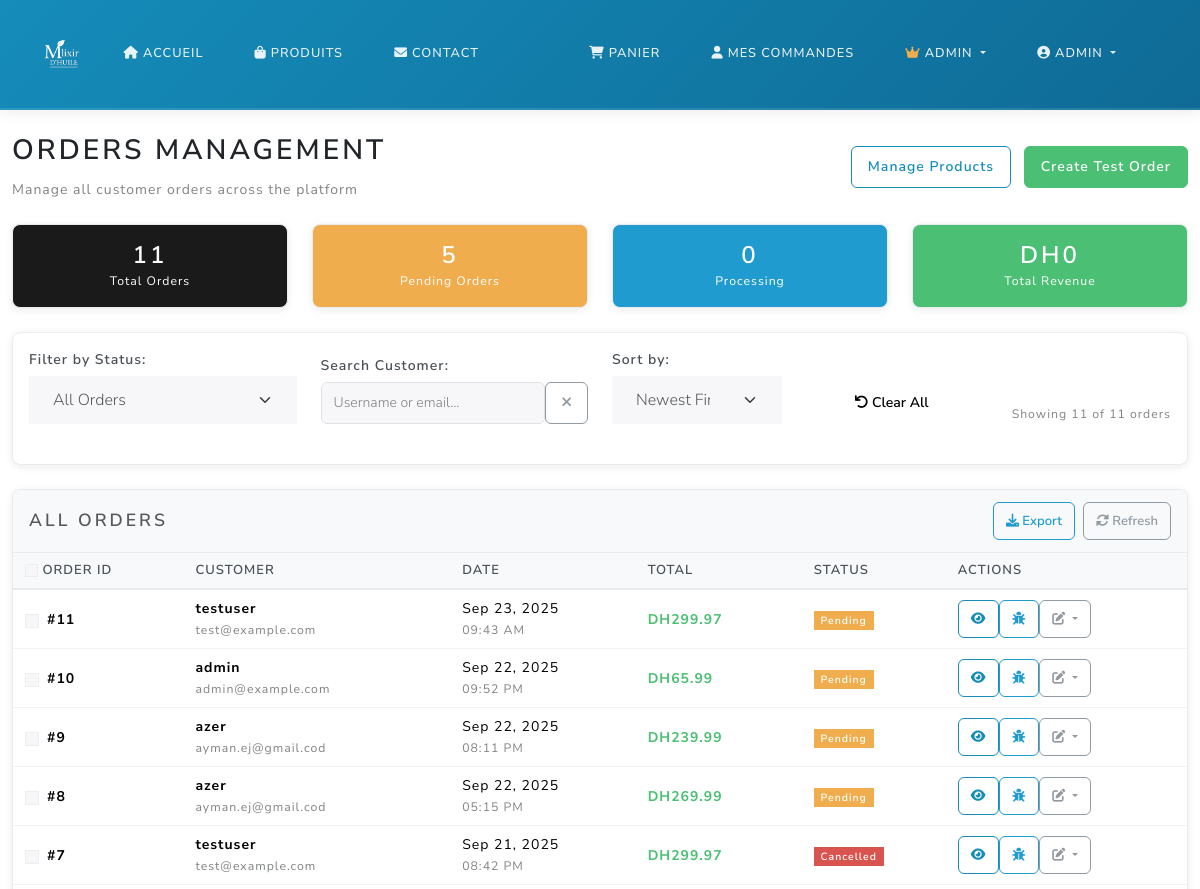
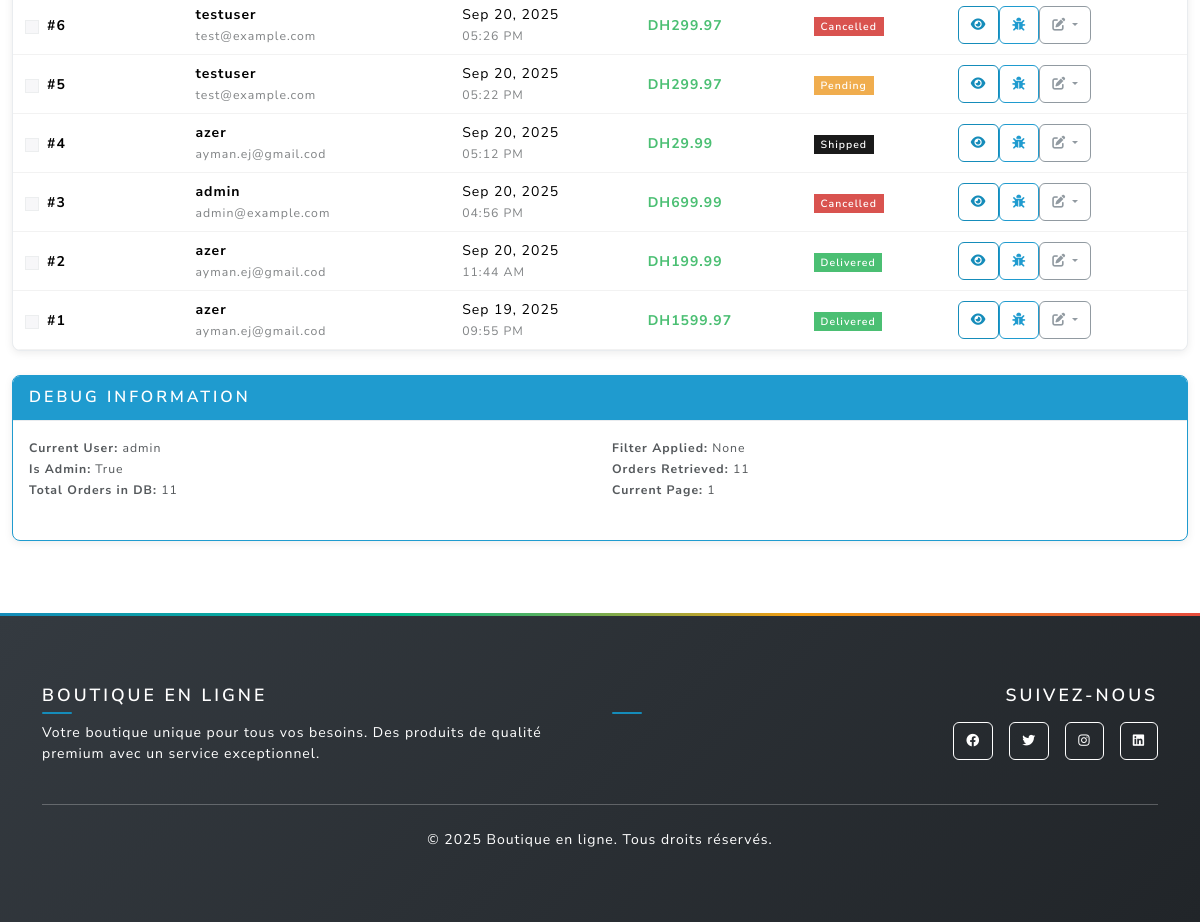
Page /admin/orders (signed in) on the earlier database version (2 pictures, top to bottom).
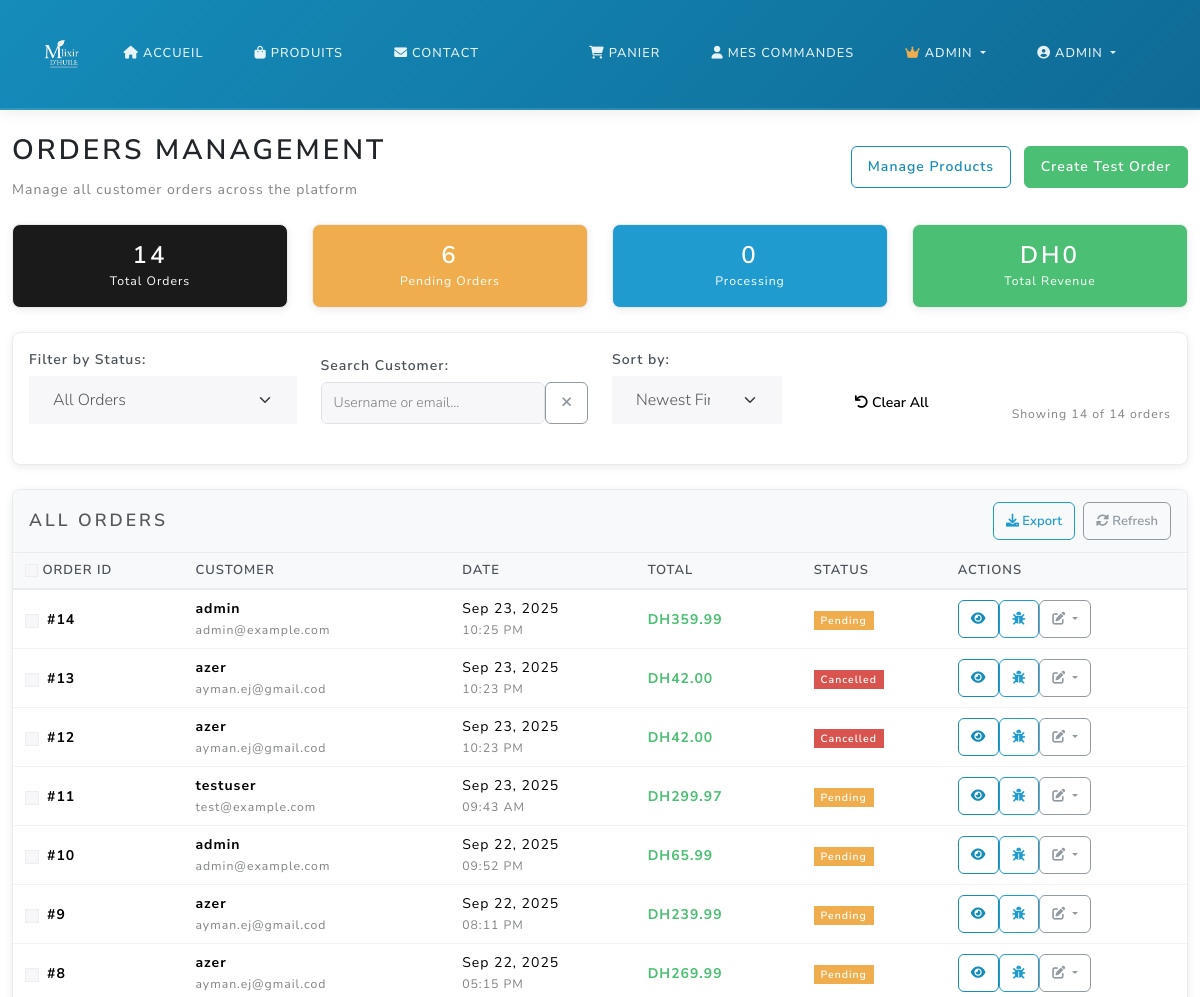
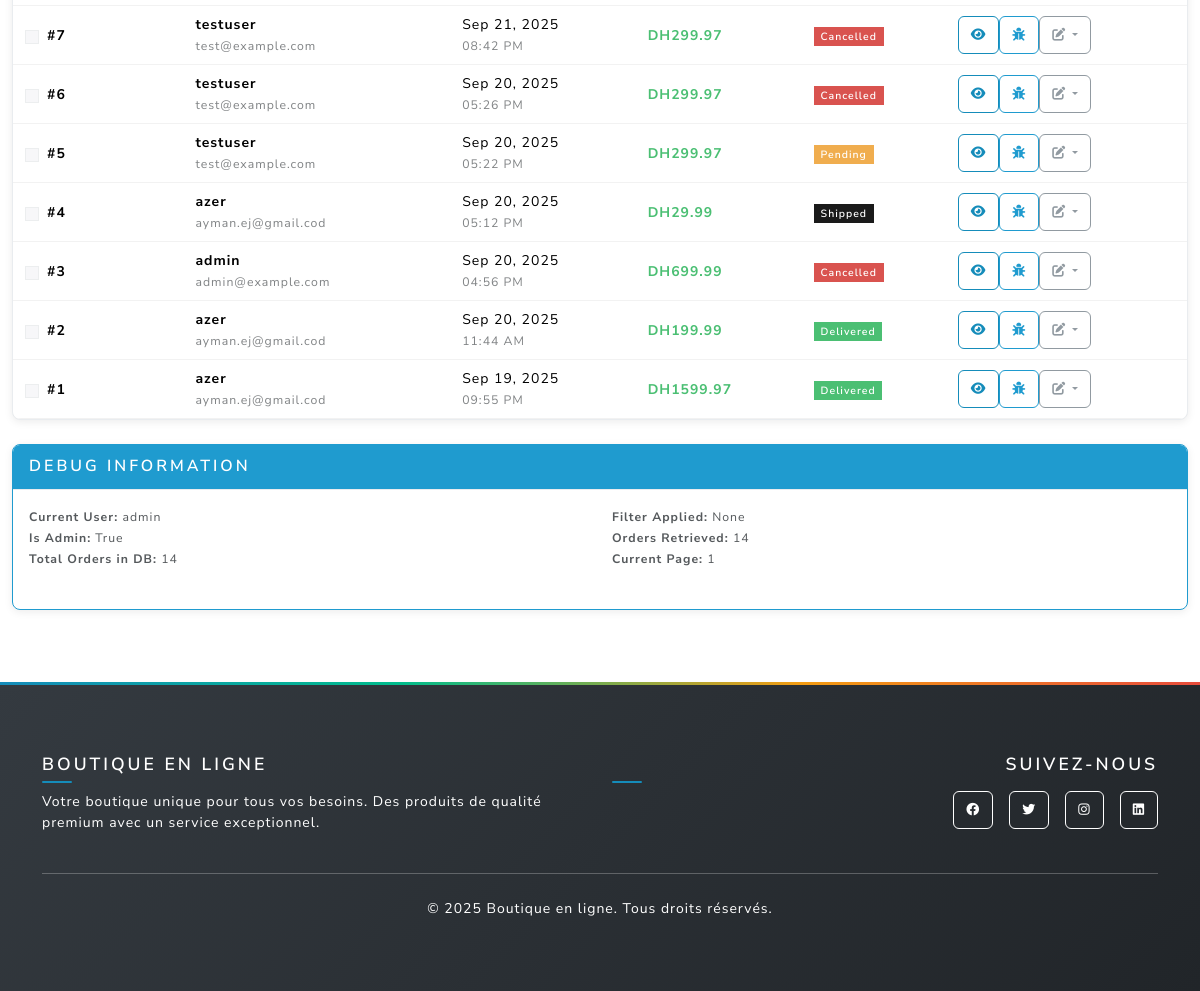
Same page on the later database version (2 pictures, top to bottom).
### main.py (models this page shows)
class User(UserMixin, db.Model):
    id = db.Column(db.Integer, primary_key=True)
    username = db.Column(db.String(80), unique=True, nullable=False)
    email = db.Column(db.String(120), unique=True, nullable=False)
    password_hash = db.Column(db.String(120), nullable=False)
    phone = db.Column(db.String(20), nullable=True)
    address = db.Column(db.Text, nullable=True)
    is_admin = db.Column(db.Boolean, default=False)
    orders = db.relationship('Order', backref='user', lazy=True)

class Order(db.Model):
    id = db.Column(db.Integer, primary_key=True)
    user_id = db.Column(db.Integer, db.ForeignKey('user.id'), nullable=False)
    total = db.Column(db.Float, nullable=False)
    status = db.Column(db.String(20), default='pending')
    created_at = db.Column(db.DateTime, default=db.func.current_timestamp())

### main.py (the view)
@app.route('/admin/orders')
@login_required
def admin_orders():
    if not current_user.is_admin:
        return redirect_with_toast('home', 'Accès refusé', 'error')
    page = request.args.get('page', 1, type=int)
    status_filter = request.args.get('status', '')
    query = Order.query
    if status_filter:
        query = query.filter_by(status=status_filter)
    orders = query.order_by(Order.created_at.desc()).paginate(
        page=page, per_page=20, error_out=False
    )
    stats = {
        'total_orders': Order.query.count(),
        'pending_orders': Order.query.filter_by(status='pending').count(),
        'processing_orders': Order.query.filter_by(status='processing').count(),
        'shipped_orders': Order.query.filter_by(status='shipped').count(),
        'delivered_orders': Order.query.filter_by(status='delivered').count(),
        'completed_orders': Order.query.filter_by(status='completed').count(),
        'cancelled_orders': Order.query.filter_by(status='cancelled').count(),
        'total_revenue': db.session.query(db.func.sum(Order.total))\
            .filter_by(status='completed').scalar() or 0
    }
    return render_template('admin_orders.html',
                         orders=orders,
                         stats=stats,
                         status_filter=status_filter)

### templates/admin_orders.html (shortened to what this page needs)
{% extends "base.html" %}
{% block content %}
<div class="container-fluid py-4">
  <div class="d-flex justify-content-between align-items-center mb-4">
    <div>
      <h2>Orders Management</h2>
      <p class="text-muted mb-0">Manage all customer orders across the platform</p>
    </div>
    <div>
      <a href="{{ url_for('admin_products') }}" class="btn btn-outline-primary me-2">
        Manage Products
      </a>
      <a href="{{ url_for('create_test_order') }}" class="btn btn-success">
        Create Test Order
      </a>
    </div>
  </div>
  {% if stats %}
  <div class="row mb-4" id="statsCards">
    <div class="col-md-3">
      <div class="card text-center bg-primary text-white">
        <div class="card-body">
          <h3 class="mb-0" id="totalOrdersCount">{{ stats.total_orders }}</h3>
          <small>Total Orders</small>
        </div>
      </div>
    </div>
    <div class="col-md-3">
      <div class="card text-center bg-warning text-white">
        <div class="card-body">
          <h3 class="mb-0" id="pendingOrdersCount">{{ stats.pending_orders }}</h3>
          <small>Pending Orders</small>
        </div>
      </div>
    </div>
    <div class="col-md-3">
      <div class="card text-center bg-info text-white">
        <div class="card-body">
          <h3 class="mb-0" id="processingOrdersCount">{{ stats.processing_orders }}</h3>
          <small>Processing</small>
        </div>
      </div>
    </div>
    <div class="col-md-3">
      <div class="card text-center bg-success text-white">
        <div class="card-body">
          <h3 class="mb-0" id="totalRevenueCount">DH{{ "%.0f"|format(stats.total_revenue) }}</h3>
          <small>Total Revenue</small>
        </div>
      </div>
    </div>
  </div>
  {% endif %}
  <div class="card mb-4">
    <div class="card-body">
      <div class="row align-items-end">
        <div class="col-md-3">
          <label class="form-label">Filter by Status:</label>
          <select id="statusFilter" class="form-select">
            <option value="">All Orders</option>
          </select>
        </div>
        <div class="col-md-3">
          <label class="form-label">Search Customer:</label>
          <div class="input-group">
            <input type="text" id="customerSearch" class="form-control" placeholder="Username or email...">
            <button class="btn btn-outline-secondary" type="button" onclick="clearSearch()">
              <i class="fas fa-times"></i>
            </button>
          </div>
        </div>
        <div class="col-md-2">
          <label class="form-label">Sort by:</label>
          <select id="sortOrder" class="form-select">
            <option value="date-desc">Newest First</option>
          </select>
        </div>
        <div class="col-md-2">
          <button type="button" class="btn btn-secondary w-100" onclick="clearAllFilters()">
            <i class="fas fa-undo"></i> Clear All
          </button>
        </div>
        <div class="col-md-2 text-end">
          <small class="text-muted">
            Showing <span id="visibleCount">{{ orders.items|length if orders.items else 0 }}</span>
            of <span id="totalCount">{{ orders.total if orders else 0 }}</span> orders
          </small>
        </div>
      </div>
    </div>
  </div>
  <div class="card">
    <div class="card-header d-flex justify-content-between align-items-center">
      <h5 class="mb-0">All Orders</h5>
      <div class="d-flex gap-2">
        <button class="btn btn-sm btn-outline-info" onclick="exportOrders()">
          <i class="fas fa-download"></i> Export
        </button>
        <button class="btn btn-sm btn-outline-secondary" onclick="refreshOrders()">
          <i class="fas fa-sync-alt"></i> Refresh
        </button>
      </div>
    </div>
    <div class="card-body p-0">
      {% if orders and orders.items %}
      <div class="table-responsive">
        <table class="table table-hover mb-0">
          <thead class="table-light">
            <tr>
              <th>
                <input type="checkbox" id="selectAll" class="form-check-input">
                Order ID
              </th>
              <th>Customer</th>
              <th>Date</th>
              <th>Total</th>
              <th>Status</th>
              <th>Actions</th>
            </tr>
          </thead>
          <tbody id="ordersTableBody">
            {% for order in orders.items %}
            <tr class="order-row"
                data-status="{{ order.status }}"
                data-customer="{{ order.user.username|lower }} {{ order.user.email|lower }}"
                data-date="{{ order.created_at.strftime('%Y-%m-%d %H:%M:%S') }}"
                data-total="{{ order.total }}"
                data-order-id="{{ order.id }}">
              <td>
                <div class="d-flex align-items-center">
                  <input type="checkbox" class="form-check-input me-2 order-checkbox" value="{{ order.id }}">
                  <strong>#{{ order.id }}</strong>
                </div>
              </td>
              <td>
                <div class="customer-info">
                  <strong>{{ order.user.username }}</strong>
                  <br>
                  <small class="text-muted">{{ order.user.email }}</small>
                </div>
              </td>
              <td>
                <div>
                  {{ order.created_at.strftime('%b %d, %Y') }}
                  <br>
                  <small class="text-muted">{{ order.created_at.strftime('%I:%M %p') }}</small>
                </div>
              </td>
              <td>
                <strong class="text-success order-total">DH{{ "%.2f"|format(order.total) }}</strong>
              </td>
              <td>
                <span class="badge order-status bg-{{ 'warning' if order.status == 'pending'
                                        else 'info' if order.status == 'processing'
                                        else 'primary' if order.status == 'shipped'
                                        else 'success' if order.status in ['delivered', 'completed']
                                        else 'danger' }}">
                  {{ order.status|title }}
                </span>
              </td>
              <td>
                <div class="btn-group" role="group">
                  <a href="{{ url_for('admin_order_detail', order_id=order.id) }}"
                     class="btn btn-sm btn-outline-primary" title="View Details">
                    <i class="fas fa-eye"></i>
                  </a>
                  <a href="{{ url_for('debug_order_detail', order_id=order.id) }}"
                     class="btn btn-sm btn-outline-info" title="Debug View">
                    <i class="fas fa-bug"></i>
                  </a>
                  <div class="btn-group" role="group">
                    <button type="button" class="btn btn-sm btn-outline-secondary dropdown-toggle"
                            data-bs-toggle="dropdown">
                      <i class="fas fa-edit"></i>
                    </button>
                  </div>
                </div>
              </td>
            </tr>
            {% endfor %}
          </tbody>
        </table>
      </div>
      {% endif %}
    </div>
  </div>
  <div class="mt-4">
    <div class="card border-info">
      <div class="card-header bg-info text-white">
        <h6 class="mb-0">Debug Information</h6>
      </div>
      <div class="card-body">
        <div class="row">
          <div class="col-md-6">
            <small>
              <strong>Current User:</strong> {{ current_user.username }}<br>
              <strong>Is Admin:</strong> {{ current_user.is_admin }}<br>
              <strong>Total Orders in DB:</strong> {{ stats.total_orders if stats else 'N/A' }}
            </small>
          </div>
          <div class="col-md-6">
            <small>
              <strong>Filter Applied:</strong> <span id="debugCurrentFilter">None</span><br>
              <strong>Orders Retrieved:</strong> {{ orders.items|length if orders and orders.items else 0 }}<br>
              <strong>Current Page:</strong> {{ orders.page if orders else 1 }}
            </small>
          </div>
        </div>
      </div>
    </div>
  </div>
</div>
{% endblock %}

### templates/base.html (shortened to what this page needs)
<!DOCTYPE html>
<html lang="fr">
  <head>
    <link
      href="https://cdn.jsdelivr.net/npm/bootswatch@5.3.2/dist/lux/bootstrap.min.css"
      rel="stylesheet"
    />
    <link
      href="https://cdnjs.cloudflare.com/ajax/libs/font-awesome/6.0.0/css/all.min.css"
      rel="stylesheet"
    />
    <link
      href="{{ url_for('static', filename='css/style.css') }}"
      rel="stylesheet"
    />
  </head>
  <body>
    <nav class="navbar navbar-expand-lg navbar-dark bg-dark">
      <div class="container">
        <a class="navbar-brand d-flex align-items-center fw-bold" href="{{ url_for('home') }}">
          <img src="{{ url_for('static', filename='img/image1.png') }}"
               alt="E-SHOP Logo"
               style="height:40px; width:auto; border-radius:8px;">
        </a>
        <div class="collapse navbar-collapse" id="navbarNav">
          <ul class="navbar-nav me-auto">
            <li class="nav-item">
              <a class="nav-link" href="{{ url_for('home') }}">
                <i class="fas fa-home me-1"></i>Accueil
              </a>
            </li>
            <li class="nav-item">
              <a class="nav-link" href="{{ url_for('products') }}">
                <i class="fas fa-shopping-bag me-1"></i>Produits
              </a>
            </li>
            <li class="nav-item">
              <a class="nav-link" href="{{ url_for('contact') }}">
                <i class="fas fa-envelope me-1"></i>Contact
              </a>
            </li>
          </ul>
          <ul class="navbar-nav">
            {% if current_user.is_authenticated %}
              <li class="nav-item">
                <a class="nav-link position-relative" href="{{ url_for('cart') }}">
                  <i class="fas fa-shopping-cart me-1"></i>Panier
                </a>
              </li>
              <li class="nav-item">
                <a class="nav-link" href="{{ url_for('dashboard') }}">
                  <i class="fas fa-user me-1"></i>Mes commandes
                </a>
              </li>
              {% if current_user.is_admin %}
  <li class="nav-item dropdown">
    <a class="nav-link dropdown-toggle" href="#" role="button" data-bs-toggle="dropdown">
      <i class="fas fa-crown me-1 text-warning"></i>Admin
    </a>
  </li>
{% endif %}
              <li class="nav-item dropdown">
                <a class="nav-link dropdown-toggle" href="#" role="button" data-bs-toggle="dropdown">
                  <i class="fas fa-user-circle me-1"></i>{{ current_user.username }}
                </a>
              </li>
            {% endif %}
          </ul>
        </div>
      </div>
    </nav>
    <main>{% block content %}{% endblock %}</main>
    <footer class="bg-dark text-white py-5 mt-5">
      <div class="container">
        <div class="row">
          <div class="col-md-6">
            <h5 class="fw-bold mb-3">Boutique en ligne</h5>
            <p class="text-white">
              Votre boutique unique pour tous vos besoins. Des produits de qualité
              premium avec un service exceptionnel.
            </p>
          </div>
          <div class="col-md-6 text-md-end">
            <h5 class="fw-bold mb-3">Suivez-nous</h5>
            <div class="d-flex justify-content-md-end gap-3">
              <a href="#" class="btn btn-outline-light btn-sm">
                <i class="fab fa-facebook"></i>
              </a>
              <a href="#" class="btn btn-outline-light btn-sm">
                <i class="fab fa-twitter"></i>
              </a>
              <a href="#" class="btn btn-outline-light btn-sm">
                <i class="fab fa-instagram"></i>
              </a>
              <a href="#" class="btn btn-outline-light btn-sm">
                <i class="fab fa-linkedin"></i>
              </a>
            </div>
          </div>
        </div>
        <hr class="my-4" />
        <div class="text-center">
          <p class="text-white mb-0">
            &copy; <span id="year"></span> Boutique en ligne. Tous droits réservés.
          </p>
        </div>
      </div>
    </footer>
    <div aria-live="polite" aria-atomic="true" class="position-relative">
      <div class="toast-container position-fixed top-0 end-0 p-3" style="z-index: 9999;" id="toastContainer">
      </div>
    </div>
  </body>
</html>

Differences in the rows shown:
added Order: id "14", user.username "admin", user.email "admin@example.com", created_at "Sep 23, 2025", created_at "10:25 PM", total "359.99", status "Pending"
added Order: id "13", user.username "azer", user.email "ayman.ej@gmail.cod", created_at "Sep 23, 2025", created_at "10:23 PM", total "42.00", status "Cancelled"
added Order: id "12", user.username "azer", user.email "ayman.ej@gmail.cod", created_at "Sep 23, 2025", created_at "10:23 PM", total "42.00", status "Cancelled"
Other differences:
{{ stats.total_orders }}: "11" → "14"
{{ stats.pending_orders }}: "5" → "6"
{{ orders.items|length if orders.items else 0 }}: "11" → "14"
{{ orders.total if orders else 0 }}: "11" → "14"
{{ stats.total_orders if stats else 'N/A' }}: "11" → "14"
{{ orders.items|length if orders and orders.items else 0 }}: "11" → "14"
